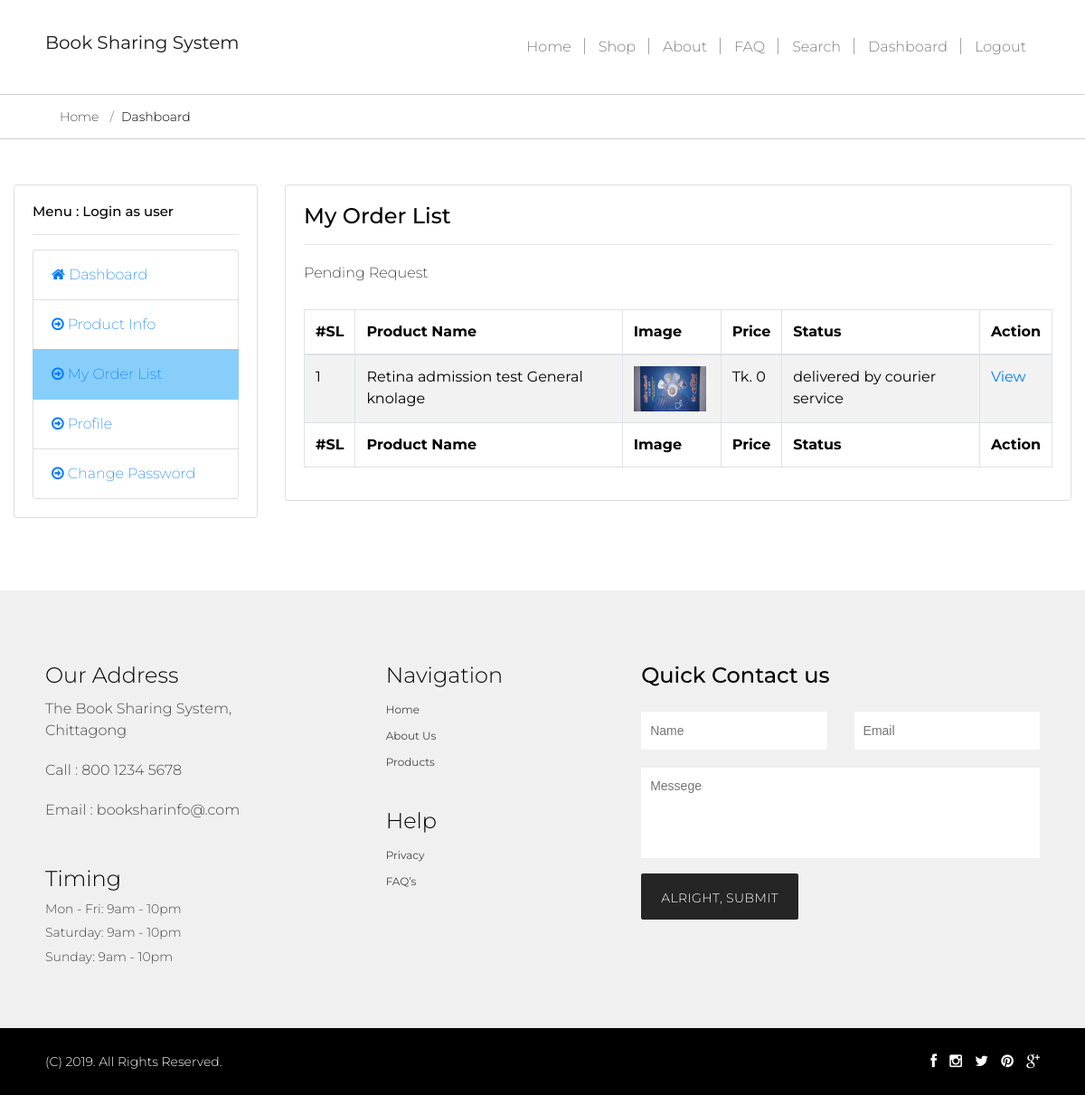
Page /myOrderList.php (signed in) on the committed database.
### tables this page shows
CREATE TABLE IF NOT EXISTS `tbcheckout` (
  `iAutoId` int(11) NOT NULL AUTO_INCREMENT,
  `vUserId` varchar(150) NOT NULL,
  `vProductId` varchar(150) NOT NULL,
  `vProductName` varchar(150) NOT NULL,
  `vUploadBy` varchar(150) NOT NULL,
  `vCarrierId` varchar(150) NOT NULL,
  `vBkashNo` varchar(150) NOT NULL,
  `vTransactionId` varchar(150) NOT NULL,
  `vStatus` varchar(150) NOT NULL DEFAULT 'pending for user Approval',
  `vPrice` double NOT NULL,
  `vSharingType` varchar(150) NOT NULL,
  `dDate` date NOT NULL,
  PRIMARY KEY (`iAutoId`)
);

### lib/Database.php (called while the page is built, shortened)
<?php
Class Database{
  public $host   = DB_HOST;
  public $pass   = DB_PASS;
  public $user   = DB_USER;
  public $dbname = DB_NAME;
  public $link;
  private function connectDB()
  {
    $this->link = new mysqli($this->host, $this->user, $this->pass, $this->dbname);
    mysqli_query($this->link,"SET CHARACTER SET utf8");
    mysqli_query($this->link,"SET SESSION collation_connection ='utf8_general_ci'");
  }
  public function select($query){
    $result = $this->link->query($query) or die($this->link->error.__LINE__);
    if($result->num_rows > 0){
      return $result;
    }
    else {
      return false;
    }
  }
}

### lib/Session.php (called while the page is built, shortened)
<?php
class Session{
public static function get($key){
  if (isset($_SESSION[$key])) {
  return $_SESSION[$key];
  } else {
   return false;
  }
}
}
?>

### myOrderList.php (the view, shortened to what this page needs)
<?php
	include 'inc/header.php';
?>
<?php
	include 'inc/dashboardSidebar.php';
?>
    <div class="col-xs-9 col-sm-9 col-md-9 col-lg-9">
        <div class="card">
            <div class="card-body">
                <h4 class="card-title">My Order List</h4>
                <hr>
                    <p>Pending Request</p>
                    <table id="example" class="table table-striped table-bordered" style="width:100%">
                        <thead>
                            <tr>
                                <th>#SL</th>
                                <th>Product Name</th>
                                <th>Image</th>
                                <th>Price</th>
                                <th>Status</th>
                                <th>Action</th>
                            </tr>
                        </thead>
                        <tbody>
                        <?php
                            $query="select iAutoId,vUserId,vProductId,vProductName,
                            (select vImage1 from tbproductinfo where iAutoId=a.vProductId)vImage1,vUploadBy,vPrice,vStatus
                            from tbcheckout a where vUserId='$vUserId' ";
                            $selectData=$db->select($query);
                            if($selectData)
                            {
                                    $i=1;
                                    while($result=$selectData->fetch_assoc())
                                    {
                                ?>
                                <tr>
                                    <td><?php echo $i;?></td>
                                    <td><?php echo $result['vProductName'];?></td>
                                    <td><img style=" width: 80px; height: 50px;" src="<?php echo $result['vImage1'];?>" alt=""/></td>
                                    <td>Tk. <?php echo $result['vPrice'];?></td>
                                    <td><?php echo $result['vStatus'];?></td>
                                    <td><a href="viewOrder.php?id=<?php echo $result['iAutoId'];?>">View</a></td>
                                </tr>
                               <?php $i++;
                                }
                            }
                        ?>
                        </tbody>
                        <tfoot>
                            <tr>
                                <th>#SL</th>
                                <th>Product Name</th>
                                <th>Image</th>
                                <th>Price</th>
                                <th>Status</th>
                                <th>Action</th>
                            </tr>
                        </tfoot>
                    </table>
            </div>
        </div>
    </div>
<?php
	include 'inc/dashboardFooter.php';
	include 'inc/footer.php';
?>

### css/styles.css (style rules this page uses)
body { margin: 0px; padding: 0px; font-family: 'Montserrat', sans-serif; color: #000; float: left; width: 100%; }
* { -webkit-box-sizing: border-box; -moz-box-sizing: border-box; box-sizing: border-box; }
*:before, *:after { -webkit-box-sizing: border-box; -moz-box-sizing: border-box; box-sizing: border-box; }
h1, h2, h3, h4, h5, h6, ul { margin: 0px; padding: 0px; }
img { max-width: 100%; }
.about-sec img { margin: 0 10px 0px 0; }
.about-sec p { font-size: 16px; font-weight: 200; line-height: 30px; margin-bottom: 25px; }
.static p { font-size: 16px; font-weight: 200; line-height: 30px; margin-bottom: 25px; }

### rows in the picture
tbcheckout: vProductName "Retina admission test General knolage", vPrice "0", vStatus "delivered by courier service"

### other values in the picture
$vUserType "user"
